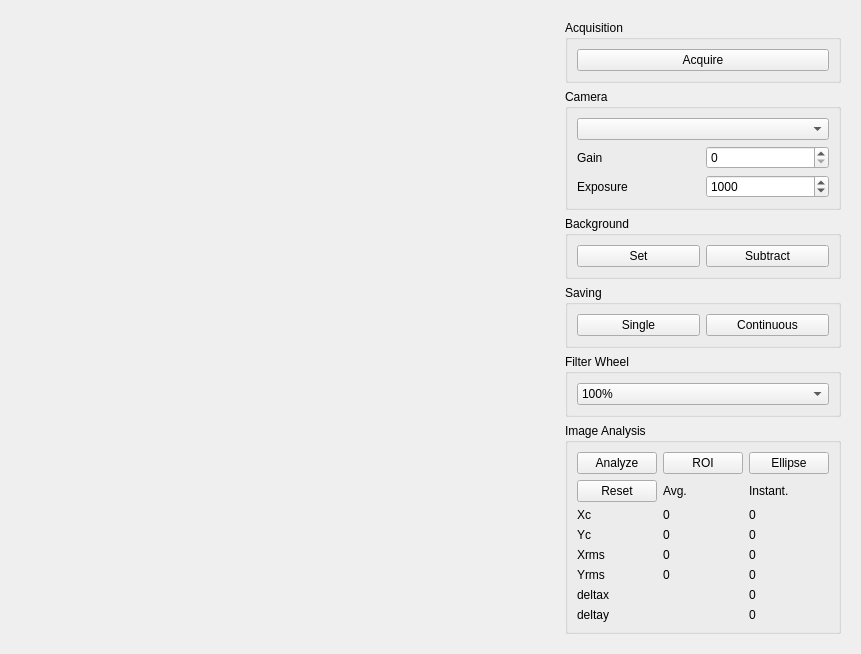
<?xml version="1.0" encoding="UTF-8"?>
<ui version="4.0">
 <class>Form</class>
 <widget class="QWidget" name="Form">
  <property name="geometry">
   <rect>
    <x>0</x>
    <y>0</y>
    <width>861</width>
    <height>621</height>
   </rect>
  </property>
  <property name="windowTitle">
   <string>Form</string>
  </property>
  <layout class="QHBoxLayout" name="horizontalLayout">
   <item>
    <spacer name="horizontalSpacer">
     <property name="orientation">
      <enum>Qt::Horizontal</enum>
     </property>
     <property name="sizeHint" stdset="0">
      <size>
       <width>40</width>
       <height>20</height>
      </size>
     </property>
    </spacer>
   </item>
   <item>
    <widget class="QWidget" name="widget" native="true">
     <property name="minimumSize">
      <size>
       <width>500</width>
       <height>0</height>
      </size>
     </property>
     <layout class="QHBoxLayout" name="horizontalLayout_5">
      <item>
       <layout class="QVBoxLayout" name="imageLayout"/>
      </item>
     </layout>
    </widget>
   </item>
   <item>
    <widget class="QWidget" name="widget_2" native="true">
     <layout class="QVBoxLayout" name="verticalLayout">
      <item>
       <widget class="QGroupBox" name="groupBox">
        <property name="title">
         <string>Acquisition</string>
        </property>
        <layout class="QHBoxLayout" name="horizontalLayout_2">
         <item>
          <widget class="QPushButton" name="acquireButton">
           <property name="text">
            <string>Acquire</string>
           </property>
          </widget>
         </item>
        </layout>
       </widget>
      </item>
      <item>
       <widget class="QGroupBox" name="groupBox_2">
        <property name="title">
         <string>Camera</string>
        </property>
        <layout class="QVBoxLayout" name="verticalLayout_3">
         <item>
          <layout class="QGridLayout" name="gridLayout">
           <item row="1" column="0">
            <widget class="QLabel" name="gainLabel">
             <property name="text">
              <string>Gain</string>
             </property>
            </widget>
           </item>
           <item row="2" column="0">
            <widget class="QLabel" name="label_2">
             <property name="text">
              <string>Exposure</string>
             </property>
            </widget>
           </item>
           <item row="1" column="1">
            <widget class="QSpinBox" name="gainInput">
             <property name="maximum">
              <number>24</number>
             </property>
            </widget>
           </item>
           <item row="2" column="1">
            <widget class="QSpinBox" name="exposureInput">
             <property name="minimum">
              <number>500</number>
             </property>
             <property name="maximum">
              <number>2000</number>
             </property>
             <property name="singleStep">
              <number>100</number>
             </property>
             <property name="value">
              <number>1000</number>
             </property>
            </widget>
           </item>
           <item row="0" column="0" colspan="2">
            <widget class="QComboBox" name="cameraCombo"/>
           </item>
          </layout>
         </item>
        </layout>
       </widget>
      </item>
      <item>
       <widget class="QGroupBox" name="groupBox_3">
        <property name="title">
         <string>Background</string>
        </property>
        <layout class="QHBoxLayout" name="horizontalLayout_3">
         <item>
          <widget class="QPushButton" name="setButton">
           <property name="text">
            <string>Set</string>
           </property>
          </widget>
         </item>
         <item>
          <widget class="QPushButton" name="subtractButton">
           <property name="text">
            <string>Subtract</string>
           </property>
          </widget>
         </item>
        </layout>
       </widget>
      </item>
      <item>
       <widget class="QGroupBox" name="groupBox_4">
        <property name="title">
         <string>Saving</string>
        </property>
        <layout class="QHBoxLayout" name="horizontalLayout_4">
         <item>
          <widget class="QPushButton" name="singleButton">
           <property name="text">
            <string>Single</string>
           </property>
          </widget>
         </item>
         <item>
          <widget class="QPushButton" name="continuousButton">
           <property name="text">
            <string>Continuous</string>
           </property>
          </widget>
         </item>
        </layout>
       </widget>
      </item>
      <item>
       <widget class="QGroupBox" name="groupBox_5">
        <property name="title">
         <string>Filter Wheel</string>
        </property>
        <layout class="QVBoxLayout" name="verticalLayout_4">
         <item>
          <widget class="QComboBox" name="fwCombo">
           <item>
            <property name="text">
             <string>100%</string>
            </property>
           </item>
           <item>
            <property name="text">
             <string>50%</string>
            </property>
           </item>
           <item>
            <property name="text">
             <string>10%</string>
            </property>
           </item>
           <item>
            <property name="text">
             <string>1%</string>
            </property>
           </item>
           <item>
            <property name="text">
             <string>0%</string>
            </property>
           </item>
          </widget>
         </item>
        </layout>
       </widget>
      </item>
      <item>
       <widget class="QGroupBox" name="groupBox_6">
        <property name="title">
         <string>Image Analysis</string>
        </property>
        <layout class="QVBoxLayout" name="verticalLayout_5">
         <item>
          <layout class="QGridLayout" name="gridLayout_2">
           <item row="0" column="2">
            <widget class="QPushButton" name="ellipseButton">
             <property name="text">
              <string>Ellipse</string>
             </property>
            </widget>
           </item>
           <item row="1" column="1">
            <widget class="QLabel" name="label_12">
             <property name="text">
              <string>Avg.</string>
             </property>
            </widget>
           </item>
           <item row="2" column="2">
            <widget class="QLabel" name="xcInstant">
             <property name="text">
              <string>0</string>
             </property>
            </widget>
           </item>
           <item row="1" column="2">
            <widget class="QLabel" name="label_13">
             <property name="text">
              <string>Instant.</string>
             </property>
            </widget>
           </item>
           <item row="3" column="2">
            <widget class="QLabel" name="ycInstant">
             <property name="text">
              <string>0</string>
             </property>
            </widget>
           </item>
           <item row="3" column="1">
            <widget class="QLabel" name="ycAvg">
             <property name="text">
              <string>0</string>
             </property>
            </widget>
           </item>
           <item row="5" column="2">
            <widget class="QLabel" name="yrmsInstant">
             <property name="text">
              <string>0</string>
             </property>
            </widget>
           </item>
           <item row="2" column="1">
            <widget class="QLabel" name="xcAvg">
             <property name="text">
              <string>0</string>
             </property>
            </widget>
           </item>
           <item row="4" column="1">
            <widget class="QLabel" name="xrmsAvg">
             <property name="text">
              <string>0</string>
             </property>
            </widget>
           </item>
           <item row="3" column="0">
            <widget class="QLabel" name="label_5">
             <property name="text">
              <string>Yc</string>
             </property>
            </widget>
           </item>
           <item row="5" column="0">
            <widget class="QLabel" name="label_4">
             <property name="text">
              <string>Yrms</string>
             </property>
            </widget>
           </item>
           <item row="1" column="0">
            <widget class="QPushButton" name="resetButton">
             <property name="text">
              <string>Reset</string>
             </property>
            </widget>
           </item>
           <item row="2" column="0">
            <widget class="QLabel" name="label">
             <property name="text">
              <string>Xc</string>
             </property>
            </widget>
           </item>
           <item row="4" column="2">
            <widget class="QLabel" name="xrmsInstant">
             <property name="text">
              <string>0</string>
             </property>
            </widget>
           </item>
           <item row="5" column="1">
            <widget class="QLabel" name="yrmsAvg">
             <property name="text">
              <string>0</string>
             </property>
            </widget>
           </item>
           <item row="4" column="0">
            <widget class="QLabel" name="label_3">
             <property name="text">
              <string>Xrms</string>
             </property>
            </widget>
           </item>
           <item row="6" column="2">
            <widget class="QLabel" name="deltaxInstant">
             <property name="text">
              <string>0</string>
             </property>
            </widget>
           </item>
           <item row="0" column="1">
            <widget class="QPushButton" name="roiButton">
             <property name="text">
              <string>ROI</string>
             </property>
            </widget>
           </item>
           <item row="0" column="0">
            <widget class="QPushButton" name="analyzeButton">
             <property name="text">
              <string>Analyze</string>
             </property>
            </widget>
           </item>
           <item row="6" column="0">
            <widget class="QLabel" name="label_6">
             <property name="text">
              <string>deltax</string>
             </property>
            </widget>
           </item>
           <item row="7" column="0">
            <widget class="QLabel" name="label_7">
             <property name="text">
              <string>deltay</string>
             </property>
            </widget>
           </item>
           <item row="7" column="2">
            <widget class="QLabel" name="deltayInstant">
             <property name="text">
              <string>0</string>
             </property>
            </widget>
           </item>
          </layout>
         </item>
        </layout>
       </widget>
      </item>
      <item>
       <spacer name="verticalSpacer">
        <property name="orientation">
         <enum>Qt::Vertical</enum>
        </property>
        <property name="sizeHint" stdset="0">
         <size>
          <width>20</width>
          <height>40</height>
         </size>
        </property>
       </spacer>
      </item>
     </layout>
    </widget>
   </item>
  </layout>
 </widget>
 <resources/>
 <connections/>
</ui>
